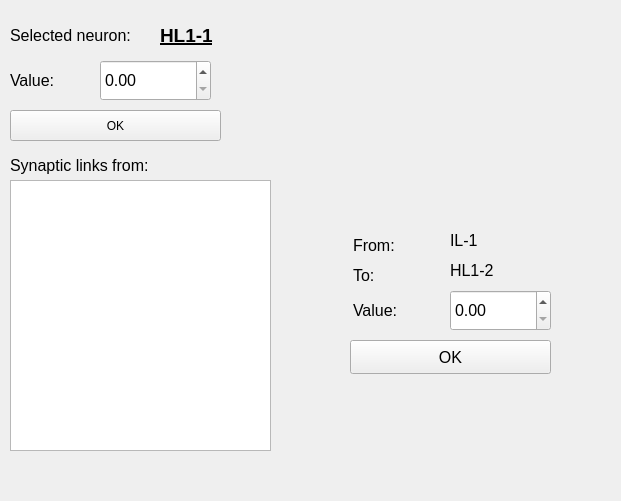
   <widget class="QWidget" name="selected_input_neuron_widget" native="true">
    <property name="geometry">
     <rect>
      <x>1860</x>
      <y>620</y>
      <width>621</width>
      <height>501</height>
     </rect>
    </property>
    <widget class="QDoubleSpinBox" name="selected_il_value">
     <property name="geometry">
      <rect>
       <x>100</x>
       <y>60</y>
       <width>111</width>
       <height>41</height>
      </rect>
     </property>
     <property name="font">
      <font>
       <pointsize>12</pointsize>
      </font>
     </property>
     <property name="maximum">
      <double>999.990000000000009</double>
     </property>
    </widget>
    <widget class="QLabel" name="selected_il_value_label">
     <property name="geometry">
      <rect>
       <x>10</x>
       <y>60</y>
       <width>71</width>
       <height>41</height>
      </rect>
     </property>
     <property name="font">
      <font>
       <pointsize>12</pointsize>
      </font>
     </property>
     <property name="text">
      <string>Value:</string>
     </property>
    </widget>
    <widget class="QPushButton" name="selected_il_value_ok">
     <property name="geometry">
      <rect>
       <x>10</x>
       <y>110</y>
       <width>211</width>
       <height>31</height>
      </rect>
     </property>
     <property name="text">
      <string>OK</string>
     </property>
    </widget>
    <widget class="QLabel" name="synaptic_links_from_label_2">
     <property name="geometry">
      <rect>
       <x>10</x>
       <y>150</y>
       <width>181</width>
       <height>31</height>
      </rect>
     </property>
     <property name="font">
      <font>
       <pointsize>12</pointsize>
      </font>
     </property>
     <property name="text">
      <string>Synaptic links from:</string>
     </property>
    </widget>
    <widget class="QListWidget" name="synaptic_links_from_2">
     <property name="geometry">
      <rect>
       <x>10</x>
       <y>180</y>
       <width>261</width>
       <height>271</height>
      </rect>
     </property>
     <property name="font">
      <font>
       <pointsize>14</pointsize>
      </font>
     </property>
    </widget>
    <widget class="QLabel" name="selected_ol_neuron_value">
     <property name="geometry">
      <rect>
       <x>160</x>
       <y>0</y>
       <width>141</width>
       <height>71</height>
      </rect>
     </property>
     <property name="font">
      <font>
       <pointsize>14</pointsize>
       <weight>75</weight>
       <bold>true</bold>
       <underline>true</underline>
      </font>
     </property>
     <property name="text">
      <string>HL1-1</string>
     </property>
    </widget>
    <widget class="QLabel" name="selected_il_neuron_label">
     <property name="geometry">
      <rect>
       <x>10</x>
       <y>10</y>
       <width>141</width>
       <height>51</height>
      </rect>
     </property>
     <property name="font">
      <font>
       <pointsize>12</pointsize>
      </font>
     </property>
     <property name="text">
      <string>Selected neuron:</string>
     </property>
    </widget>
    <widget class="QLabel" name="from_value_label_2">
     <property name="geometry">
      <rect>
       <x>450</x>
       <y>220</y>
       <width>101</width>
       <height>41</height>
      </rect>
     </property>
     <property name="font">
      <font>
       <pointsize>12</pointsize>
      </font>
     </property>
     <property name="text">
      <string>IL-1</string>
     </property>
    </widget>
    <widget class="QLabel" name="value_label_2">
     <property name="geometry">
      <rect>
       <x>353</x>
       <y>290</y>
       <width>81</width>
       <height>41</height>
      </rect>
     </property>
     <property name="font">
      <font>
       <pointsize>12</pointsize>
      </font>
     </property>
     <property name="text">
      <string>Value:</string>
     </property>
    </widget>
    <widget class="QDoubleSpinBox" name="value_sb_2">
     <property name="geometry">
      <rect>
       <x>450</x>
       <y>290</y>
       <width>101</width>
       <height>41</height>
      </rect>
     </property>
     <property name="font">
      <font>
       <pointsize>12</pointsize>
      </font>
     </property>
    </widget>
    <widget class="QLabel" name="to_label_2">
     <property name="geometry">
      <rect>
       <x>353</x>
       <y>250</y>
       <width>81</width>
       <height>51</height>
      </rect>
     </property>
     <property name="font">
      <font>
       <pointsize>12</pointsize>
      </font>
     </property>
     <property name="text">
      <string>To:</string>
     </property>
    </widget>
    <widget class="QLabel" name="from_label_2">
     <property name="geometry">
      <rect>
       <x>353</x>
       <y>220</y>
       <width>81</width>
       <height>51</height>
      </rect>
     </property>
     <property name="font">
      <font>
       <pointsize>12</pointsize>
      </font>
     </property>
     <property name="text">
      <string>From:</string>
     </property>
    </widget>
    <widget class="QLabel" name="to_value_label_2">
     <property name="geometry">
      <rect>
       <x>450</x>
       <y>250</y>
       <width>101</width>
       <height>41</height>
      </rect>
     </property>
     <property name="font">
      <font>
       <pointsize>12</pointsize>
      </font>
     </property>
     <property name="text">
      <string>HL1-2</string>
     </property>
    </widget>
    <widget class="QPushButton" name="ok_button_2">
     <property name="geometry">
      <rect>
       <x>350</x>
       <y>340</y>
       <width>201</width>
       <height>34</height>
      </rect>
     </property>
     <property name="font">
      <font>
       <pointsize>12</pointsize>
      </font>
     </property>
     <property name="text">
      <string>OK</string>
     </property>
    </widget>
   </widget>
